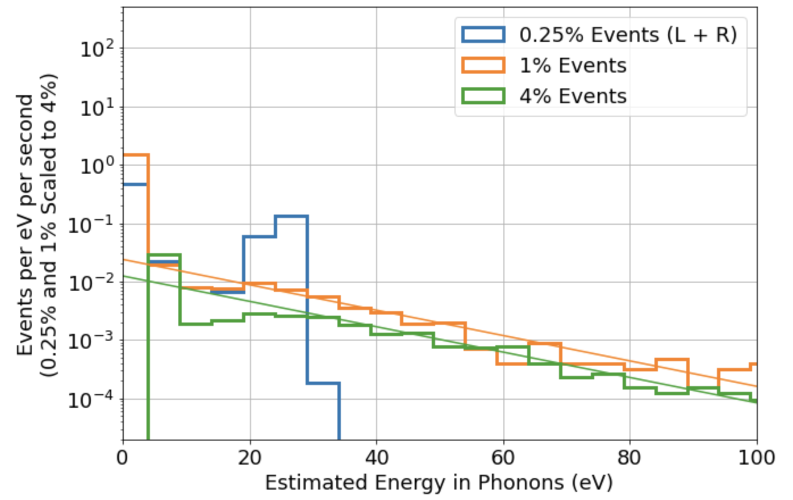
#> input picture data/spectra/RKR_Run34_spectrum.png, 1585 x 1000 px, found by its file name (shown at 1/2 size)
$ jupyter execute run_47_spectra.ipynb
#> lines starting #> are read from the running program, lines starting #| are printed output that depends on the picture
[cell 1]
import numpy as np
import matplotlib as mpl
import matplotlib.pyplot as plt
import matplotlib.image as mpimg
import math
import sys
from scipy.optimize import minimize
mpl.rcParams.update({'font.size': 20})
mpl.rcParams.update({'axes.linewidth': 2})

## Models for fitting

[cell 2]
# Define the model: falling power law
def power_law_basic(x, A, alpha):
    return A * x**(-alpha)

def power_law(x, A, alpha, x0, k):
    return A * x**(-alpha) / (1 + np.exp(-(x - x0)*k))

# Define the model: falling shifted power law
def shifted_power_law_basic(x, N, a, b):
    return N * (b - 1) * a**(b - 1) * (x + a)**(-b)

def shifted_power_law(x, N, a, b, x0, k):
    return N * (b - 1) * a**(b - 1) * (x + a)**(-b) / (1 + np.exp(-(x - x0)*k))

# Define the model: falling exponential
def exponential_basic(x, A, alpha):
    return A * np.exp(-x * alpha)

def exponential(x, A, alpha, x0, k):
    return A * np.exp(-x * alpha) / (1 + np.exp(-(x - x0)*k))

# Negative log likelihood function to minimize
def negative_log_likelihood_power(params, x, counts):
    A, alpha, x0, k = params
    y = power_law(x, A, alpha, x0, k)
    nll = np.sum(y - counts * np.log(y))
    return nll

# Negative log likelihood function to minimize
def negative_log_likelihood_shifted_power(params, x, counts):
    N, a, b, x0, k = params
    y = shifted_power_law(x, N, a, b, x0, k)
    nll = np.sum(y - counts * np.log(y))
    return nll

# Negative log likelihood function to minimize
def negative_log_likelihood_exp(params, x, counts):
    A, alpha, x0, k = params
    y = exponential(x, A, alpha, x0, k)
    nll = np.sum(y - counts * np.log(y))
    return nll

# Negative log likelihood function to minimize
def negative_log_likelihood_power_basic(params, x, counts):
    A, alpha = params
    y = power_law_basic(x, A, alpha)
    nll = np.sum(y - counts * np.log(y))
    return nll

# Negative log likelihood function to minimize
def negative_log_likelihood_shifted_power_basic(params, x, counts):
    N, a, b = params
    y = shifted_power_law_basic(x, N, a, b)
    nll = np.sum(y - counts * np.log(y))
    return nll

# Negative log likelihood function to minimize
def negative_log_likelihood_exp_basic(params, x, counts):
    A, alpha = params
    y = exponential_basic(x, A, alpha)
    nll = np.sum(y - counts * np.log(y))
    return nll

## Getting fit parameters for exponential and power laws

### Loading 3 hours of data

[cell 3]
energies_eV = np.load('spectra/BigFins_shared_0719.npy')
#> (reads examples/spectra/BigFins_shared_0719.npy from the repository)
energies_keV = energies_eV / 1000

# Mass [kg] = Volume [cm3] x Density [g/cm3] x Unit conversion [kg/g]
mass_kg = (1 * 1 * 0.1) * 2.329 * 1e-3
time_days = 3 / 24.
time_sec = time_days * 86400

print(f'{len(energies_eV)} events')
print(f'{mass_kg * 1000:.4f} grams of Si')

[cell 4]
bins_eV_full = np.arange(0, max(energies_eV) + 4, 0.05)
bins_keV_full = bins_eV_full / 1000

event_weights_DRU = np.full(len(energies_eV), (1/mass_kg/time_days/np.diff(bins_keV_full)[0]))

####### Plotting #######

fig, ax = plt.subplots(1, 1, figsize=(8, 6))

ax.hist(energies_keV, bins_keV_full, weights=event_weights_DRU, alpha=0.4, color='b')
ax.set_yscale('log')

ax.set_xlabel('Energy [keV]')
ax.set_ylabel('Event Rate [DRU]')

fig.tight_layout()

####### Check unit conversion #######

bin_counts, bin_edges = np.histogram(energies_keV, bins_keV_full, weights=event_weights_DRU)
norm = sum(bin_counts * np.diff(bin_edges) * mass_kg * time_days)
print(f'Check unit conversion: integral = {norm:.1f} events, and real data = {len(energies_eV)} events')
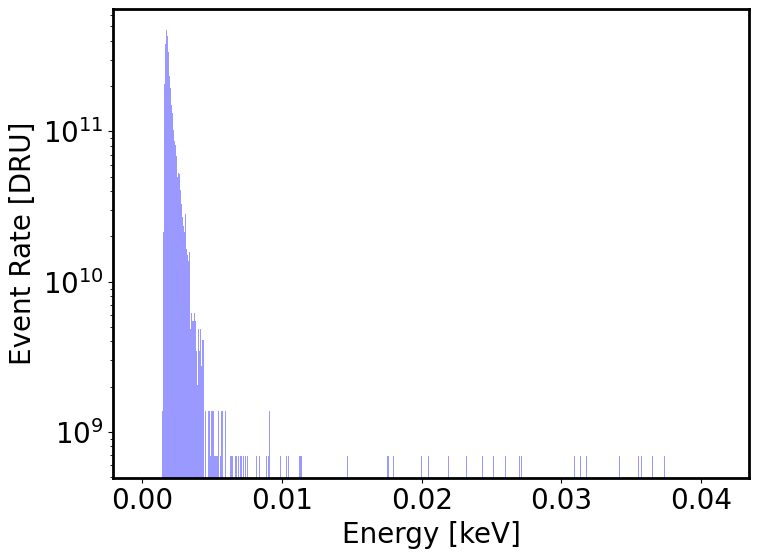
#> figure drawn by matplotlib, 1 panel; tallest bar 4.71e+11 high, from x = 0.0017 to 0.00175

### Low-Energy Fit

[cell 5]
bins_eV_full = np.arange(1, 6, 0.03)
bins_keV_full = bins_eV_full / 1000
# Weights need to be recalculated when binning changes
event_weights_DRU = np.full(len(energies_eV), (1/mass_kg/time_days/np.diff(bins_keV_full)[0]))

# Do the fit in eV, then convert to keV (it converges better this way)
fit_low, fit_high = 1.3, 4
bins_eV_fit = bins_eV_full[(bins_eV_full > fit_low) * (bins_eV_full < fit_high)]

dRdE_DRU_arr, E_eV_arr = np.histogram(energies_eV, bins_eV_fit, weights=event_weights_DRU)
E_eV_arr = 0.5 * (E_eV_arr[1:] + E_eV_arr[:-1])
E_keV_arr = E_eV_arr / 1000

# Minimize the negative log likelihood for a power-law background
# Divide the rate by 1e11 first to help the fit converge
fit_scale = 1e11
result = minimize(negative_log_likelihood_power, [1, 1, 1, 1], args=(E_eV_arr, dRdE_DRU_arr/fit_scale), method='L-BFGS-B', bounds=[(1e-10, None), (1e-10, None), (1, 2), (1e-10, None)])
A_fit_power, alpha_fit_power, Eth_power, inv_width_power = result.x
A_fit_power *= fit_scale
print(f"Power law parameters [in eV]: A = {A_fit_power:.3e} DRU, exponent = -{alpha_fit_power:.4f}")
print(f'Threshold = {Eth_power:.3e} eV, width = {1 / inv_width_power:.5e} eV')
A_fit_power *= 1000**(-1 * alpha_fit_power)
Eth_power *= (1/1000)
inv_width_power *= 1000
print(f"Power law parameters [in keV]: A = {A_fit_power:.3e} DRU, exponent = -{alpha_fit_power:.4f}")
print(f'Threshold = {Eth_power:.3e} keV, width = {1 / inv_width_power:.5e} keV')
print('')

# Minimize the negative log likelihood for a shifted power-law background
fit_scale = 2e14
result = minimize(negative_log_likelihood_shifted_power, [0.8, 1.2, 8, 1.6, 33.], args=(E_eV_arr, dRdE_DRU_arr/fit_scale), method='L-BFGS-B', bounds=[(1e-10, None), (1e-10, None), (1, None), (1, 2), (1e-10, None)])
N_fit_shifted, a_fit_shifted, b_fit_shifted, Eth_shifted, inv_width_shifted = result.x
N_fit_shifted *= fit_scale
print(f"Shifted Power law parameters [in eV]: N = {N_fit_shifted:.3e} DRU, a = {a_fit_shifted:.4f} eV, b = {b_fit_shifted:.4f}")
print(f'Threshold = {Eth_shifted:.3e} eV, width = {1 / inv_width_shifted:.5e} eV')
N_fit_shifted /= 1000
a_fit_shifted /= 1000
Eth_shifted *= (1/1000)
inv_width_shifted *= 1000
print(f"Shifted Power law parameters [in keV]: N = {N_fit_shifted:.3e} DRU, a = {a_fit_shifted:.4f} keV, b = {b_fit_shifted:.4f}")
print(f'Threshold = {Eth_shifted:.3e} eV, width = {1 / inv_width_shifted:.5e} eV')
print('')

# Minimize the negative log likelihood for a exponential background
fit_scale = 1e11
result = minimize(negative_log_likelihood_exp, [1, 1, 1, 1.], args=(E_eV_arr, dRdE_DRU_arr/fit_scale), method='L-BFGS-B', bounds=[(1e-10, None), (1e-10, None), (1, 2), (1e-10, None)])
A_fit_exp, inv_E0_exp, Eth_exp, inv_width_exp = result.x
A_fit_exp *= fit_scale
print(f"Exponential parameters [in eV]: A = {A_fit_exp:.3e} DRU, E0 = {1 / inv_E0_exp:.4e} eV")
print(f'Threshold = {Eth_exp:.3e} eV, width = {1 / inv_width_exp:.5e} eV')
inv_E0_exp *= 1000
Eth_exp *= (1/1000)
inv_width_exp *= 1000
print(f"Exponential parameters [in keV]: A = {A_fit_exp:.3e} DRU, E0 = {1 / inv_E0_exp:.4e} keV")
print(f'Threshold = {Eth_exp:.3e} keV, width = {1 / inv_width_exp:.4e} keV')

####### Plotting #######

fig, ax = plt.subplots(3, 1, figsize=(10, 18))

for i in range(3):
    ax[i].hist(energies_keV, bins_keV_full, weights=event_weights_DRU, alpha=0.4, color='b')
    ax[i].set_yscale('log')
    ymin, ymax = ax[i].get_ylim()

    if i == 0:
        ax[i].set_xscale('log')
        ax[i].plot(bins_keV_full, power_law(bins_keV_full, A_fit_power, alpha_fit_power, Eth_power, inv_width_power), 'r-')
        ax[i].plot(bins_keV_full, power_law_basic(bins_keV_full, A_fit_power, alpha_fit_power), 'r--')
        ax[i].text(0.98, 0.95, f'dRdE [DRU] = \n{A_fit_power:.3e} * [E (keV)]^-({alpha_fit_power:.4f})', ha='right', va='top', fontsize=16, color='r', transform=ax[i].transAxes)
    elif i == 1:
        ax[i].plot(bins_keV_full, exponential(bins_keV_full, A_fit_exp, inv_E0_exp, Eth_exp, inv_width_exp), 'r-')
        ax[i].plot(bins_keV_full, exponential_basic(bins_keV_full, A_fit_exp, inv_E0_exp), 'r--')
        ax[i].text(0.98, 0.95, f'dRdE [DRU] = \n{A_fit_exp:.3e} * e^[-E / ({1/inv_E0_exp:.4e} keV)]', ha='right', va='top', fontsize=16, color='r', transform=ax[i].transAxes)
    elif i == 2:
        #ax[i].set_xscale('log')
        ax[i].plot(bins_keV_full, shifted_power_law(bins_keV_full, N_fit_shifted, a_fit_shifted, b_fit_shifted, Eth_shifted, inv_width_shifted), 'r-')
        ax[i].plot(bins_keV_full, shifted_power_law_basic(bins_keV_full, N_fit_shifted, a_fit_shifted, b_fit_shifted), 'r--')
        ax[i].text(0.98, 0.95, f'dRdE [DRU] = N * (b - 1) * a^(b - 1) * (E (keV) + a)^(-b)\nN = {N_fit_shifted:.3e}\na = {a_fit_shifted:.3e} keV\nb = {b_fit_shifted:.4f}',
                   ha='right', va='top', fontsize=16, color='r', transform=ax[i].transAxes)

    #ax[i].text(3, 5e11, f'Fit Region', ha='right', va='top', fontsize=24, color='k')

    ax[i].set_xlabel('Energy [keV]')
    ax[i].set_ylabel('Event Rate [DRU]')

    ax[i].plot([fit_low/1e3, fit_low/1e3], [ymin, ymax*2], 'k--', lw=2)
    ax[i].plot([fit_high/1e3, fit_high/1e3], [ymin, ymax*2], 'k--', lw=2)
    ax[i].set_ylim([ymin, ymax*2])

fig.tight_layout()
fig.show()
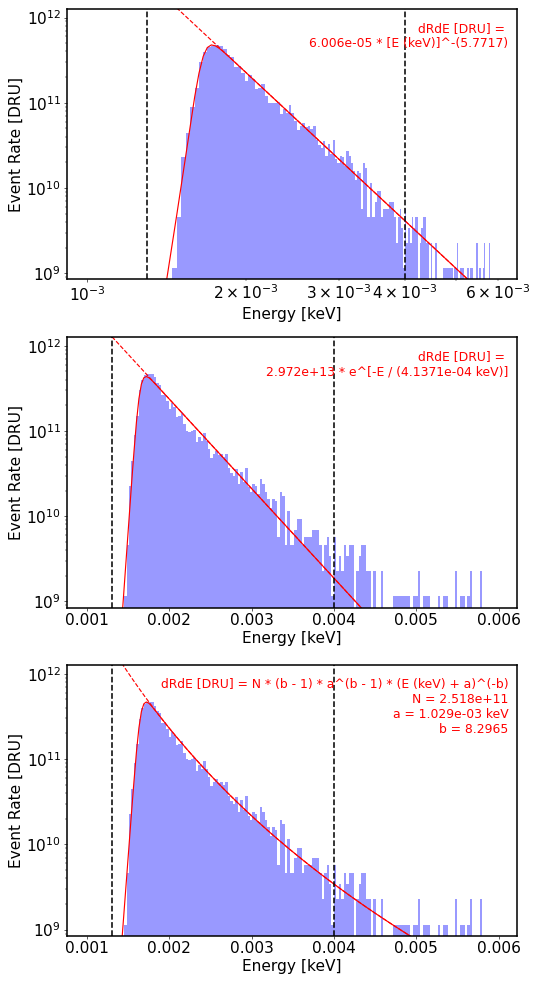
#> figure drawn by matplotlib, 3 panels; panel 1: tallest bar 4.71e+11 high, from x = 0.00175 to 0.00178; panel 1: curve peaks at x = 0.00172, y = 4.78e+11; panel 1: curve peaks at x = 0.001, y = 1.24e+13; panel 2: tallest bar 4.71e+11 high, from x = 0.00175 to 0.00178

####### Plotting #######

### Medium energy fit

[cell 6]
bins_eV_full =  np.arange(0, 50, 1)
bins_keV_full = bins_eV_full / 1000
# Weights need to be recalculated when binning changes
event_weights_DRU = np.full(len(energies_eV), (1/mass_kg/time_days/np.diff(bins_keV_full)[0]))

# Do the fit in eV, then convert to keV (it converges better this way)
fit_low, fit_high = 5, 23
bins_eV_fit = bins_eV_full[(bins_eV_full >= fit_low) * (bins_eV_full <= fit_high)]

dRdE_DRU_arr, E_eV_arr = np.histogram(energies_eV, bins_eV_fit, weights=event_weights_DRU)
E_eV_arr = 0.5 * (E_eV_arr[1:] + E_eV_arr[:-1])

# Minimize the negative log likelihood for a exponential background
# Divide the rate by 1e8 first to help the fit converge
fit_scale = 1e8
result = minimize(negative_log_likelihood_power_basic, [1, 1], args=(E_eV_arr, dRdE_DRU_arr/fit_scale), method='L-BFGS-B', bounds=[(1e-10, None), (1e-10, None)])
A_fit_power_me, alpha_fit_power_me = result.x
A_fit_power_me *= fit_scale
print(f"Power law parameters [in eV]: A = {A_fit_power_me:.3e} DRU, exponent = -{alpha_fit_power_me:.4f}")
A_fit_power_me *= 1000**(-1 * alpha_fit_power_me)
print(f"Power law parameters [in keV]: A = {A_fit_power_me:.3e} DRU, exponent = -{alpha_fit_power_me:.4f}")
print('')

# Minimize the negative log likelihood for a shifted power-law background
fit_scale = 2e11
result = minimize(negative_log_likelihood_shifted_power_basic, [0.8, 0.7, 3.], args=(E_eV_arr, dRdE_DRU_arr/fit_scale), method='L-BFGS-B', bounds=[(1e-10, None), (1e-10, None), (1, None)])
N_fit_shifted_me, a_fit_shifted_me, b_fit_shifted_me  = result.x
N_fit_shifted_me *= fit_scale
print(f"Shifted Power law parameters [in eV]: N = {N_fit_shifted_me:.3e} DRU, a = {a_fit_shifted_me:.4f} eV, b = {b_fit_shifted_me:.4f}")
N_fit_shifted_me /= 1000
a_fit_shifted_me /= 1000
print(f"Shifted Power law parameters [in keV]: N = {N_fit_shifted_me:.3e} DRU, a = {a_fit_shifted_me:.4f} keV, b = {b_fit_shifted_me:.4f}")
print('')

# Minimize the negative log likelihood for a exponential background
fit_scale = 1e8
result = minimize(negative_log_likelihood_exp_basic, [1, 1], args=(E_eV_arr, dRdE_DRU_arr/fit_scale), method='L-BFGS-B', bounds=[(1e-10, None), (1e-10, None)])
A_fit_exp_me, inv_E0_exp_me = result.x
A_fit_exp_me *= fit_scale
print(f"Exponential parameters [in eV]: A = {A_fit_exp_me:.3e} DRU, E0 = {1 / inv_E0_exp_me:.4e} eV")
inv_E0_exp_me *= 1000
print(f"Exponential parameters [in keV]: A = {A_fit_exp_me:.3e} DRU, E0 = {1 / inv_E0_exp_me:.4e} keV")

####### Plotting #######

fig, ax = plt.subplots(3, 1, figsize=(10, 18))

for i in range(3):
    ax[i].hist(energies_keV, bins_keV_full, weights=event_weights_DRU, alpha=0.4, color='b')
    ax[i].set_yscale('log')
    ymin, ymax = ax[i].get_ylim()

    if i == 0:
        ax[i].set_xscale('log')
        ax[i].plot(bins_keV_full, power_law_basic(bins_keV_full, A_fit_power, alpha_fit_power), 'g-.')
        ax[i].plot(bins_keV_full, power_law_basic(bins_keV_full, A_fit_power_me, alpha_fit_power_me), 'r--', lw=2)
        ax[i].text(0.98, 0.95, f'dRdE [DRU] = \n{A_fit_power_me:.3e} * [E (keV)]^-({alpha_fit_power_me:.4f})', ha='right', va='top', fontsize=16, color='r', transform=ax[i].transAxes)
    elif i == 1:
        ax[i].plot(bins_keV_full, exponential_basic(bins_keV_full, A_fit_exp, inv_E0_exp), 'g-.')
        ax[i].plot(bins_keV_full, exponential_basic(bins_keV_full, A_fit_exp_me, inv_E0_exp_me), 'r--', lw=2)
        ax[i].text(0.98, 0.95, f'dRdE [DRU] = \n{A_fit_exp_me:.3e} * e^[-E / ({1/inv_E0_exp_me:.4e} keV)]', ha='right', va='top', fontsize=16, color='r', transform=ax[i].transAxes)
    elif i == 2:
        ax[i].plot(bins_keV_full, shifted_power_law_basic(bins_keV_full, N_fit_shifted, a_fit_shifted, b_fit_shifted), 'g-.')
        ax[i].plot(bins_keV_full, shifted_power_law_basic(bins_keV_full, N_fit_shifted_me, a_fit_shifted_me, b_fit_shifted_me), 'r--')

    #ax[i].text(3, 5e11, f'Fit Region', ha='right', va='top', fontsize=24, color='k')

    ax[i].set_xlabel('Energy [keV]')
    ax[i].set_ylabel('Event Rate [DRU]')


    ax[i].plot([fit_low/1e3, fit_low/1e3], [ymin, ymax*2], 'k--', lw=2)
    ax[i].plot([fit_high/1e3, fit_high/1e3], [ymin, ymax*2], 'k--', lw=2)
    ax[i].set_ylim([ymin, ymax*2])

fig.tight_layout()
fig.show()
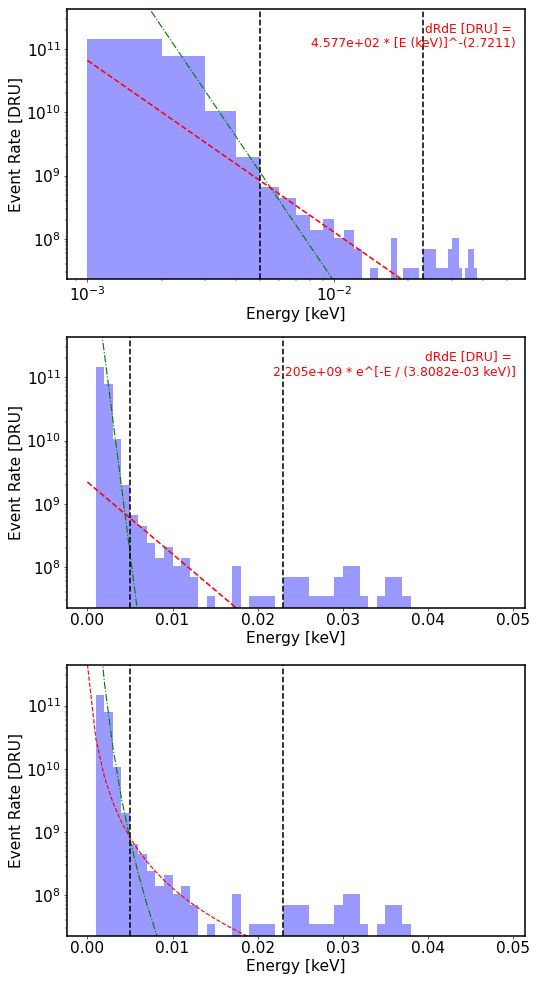
#> figure drawn by matplotlib, 3 panels; panel 1: tallest bar 1.45e+11 high, from x = 0.001 to 0.002; panel 2: tallest bar 1.45e+11 high, from x = 0.001 to 0.002; panel 2: curve peaks at x = 0, y = 2.97e+13; panel 2: curve peaks at x = 0, y = 2.21e+09

# Plotting

### Plot the exponential fits alone

[cell 7]
bins_eV_full = np.arange(0, 30, 0.2)
bins_keV_full = bins_eV_full / 1000

# Weights need to be recalculated when binning changes
event_weights_DRU = np.full(len(energies_eV), (1/mass_kg/time_days/np.diff(bins_keV_full)[0]))

fig, ax = plt.subplots(1, 1, figsize=(10, 8))

ax.hist(energies_keV, bins_keV_full, weights=event_weights_DRU, alpha=0.4, color='g', label='Run 47 Shared Events')
ax.set_yscale('log')
ymin, ymax = ax.get_ylim()

ax.plot(bins_keV_full, exponential_basic(bins_keV_full, A_fit_exp, inv_E0_exp), 'r-', lw=3, label='Low-Energy Exponential')
ax.text(0.98, 0.75, f'dRdE [DRU] =\n{A_fit_exp:.3e} * e^[-E / ({1/inv_E0_exp:.3e} keV)]', ha='right', va='top', fontsize=16, color='r', transform=ax.transAxes)
ax.plot(bins_keV_full, exponential_basic(bins_keV_full, A_fit_exp_me, inv_E0_exp_me), 'k--', lw=3, label='Med-Energy Exponential')
ax.text(0.98, 0.60, f'dRdE [DRU] =\n{A_fit_exp_me:.3e} * e^[-E / ({1/inv_E0_exp_me:.3e} keV)]', ha='right', va='top', fontsize=16, color='k', transform=ax.transAxes)


#ax[i].text(3, 5e11, f'Fit Region', ha='right', va='top', fontsize=24, color='k')

ax.set_xlabel('Energy [keV]')
ax.set_ylabel('Event Rate [DRU]')

ax.set_ylim([ymin, ymax*2])
ax.legend(loc='upper right', fontsize=16)
fig.tight_layout()
fig.show()
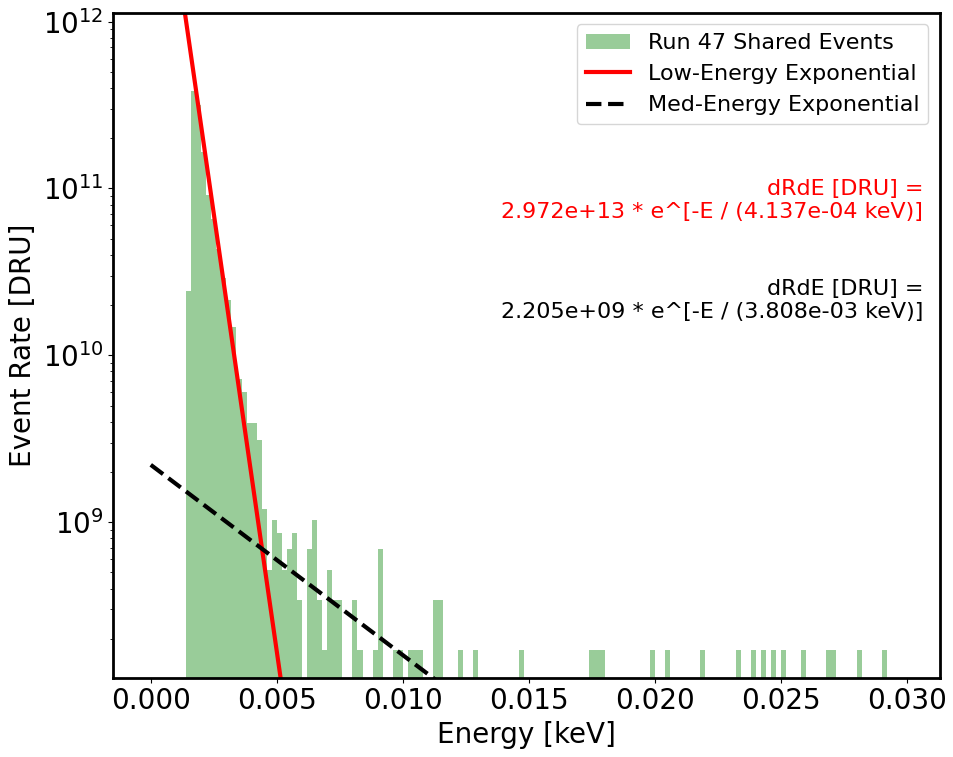
#> figure drawn by matplotlib, 1 panel; tallest bar 3.82e+11 high, from x = 0.0016 to 0.0018; curve peaks at x = 0, y = 2.97e+13; curve peaks at x = 0, y = 2.21e+09

### Plot the power fits alone

[cell 8]
bins_eV_full = np.arange(0, 30, 0.2)
bins_keV_full = bins_eV_full / 1000

# Weights need to be recalculated when binning changes
event_weights_DRU = np.full(len(energies_eV), (1/mass_kg/time_days/np.diff(bins_keV_full)[0]))

fig, ax = plt.subplots(1, 1, figsize=(10, 8))

ax.hist(energies_keV, bins_keV_full, weights=event_weights_DRU, alpha=0.4, color='g', label='Run 47 Shared Events')
ax.set_yscale('log')
ax.set_xscale('log')
ymin, ymax = ax.get_ylim()

ax.plot(bins_keV_full, power_law_basic(bins_keV_full, A_fit_power, alpha_fit_power), 'r-', lw=3, label='Low-Energy Power')
ax.text(0.98, 0.75, f'dRdE [DRU] =\n{A_fit_power:.3e} * E [keV]^-{alpha_fit_power:.3f}', ha='right', va='top', fontsize=16, color='r', transform=ax.transAxes)
ax.plot(bins_keV_full, power_law_basic(bins_keV_full, A_fit_power_me, alpha_fit_power_me), 'k--', lw=3, label='Med-Energy Power')
ax.text(0.98, 0.60, f'dRdE [DRU] =\n{A_fit_power_me:.3e} * E [keV]^-{alpha_fit_power_me:.3f}', ha='right', va='top', fontsize=16, color='k', transform=ax.transAxes)


#ax[i].text(3, 5e11, f'Fit Region', ha='right', va='top', fontsize=24, color='k')

ax.set_xlabel('Energy [keV]')
ax.set_ylabel('Event Rate [DRU]')

ax.set_ylim([ymin/2, ymax*2])
ax.set_xlim([1e-3, 50e-3])
ax.legend(loc='upper right', fontsize=16)
fig.tight_layout()
fig.show()

### Compare to Run 34

[cell 9]
# Load the image
img = mpimg.imread('spectra/RKR_Run34_spectrum.png')
#> img is the input picture: shape (1000, 1585, 4) float32; mean R, G, B, A 0.961, 0.961, 0.955, 1

# Create a figure and axis
fig, ax = plt.subplots(1, 1, figsize=(13,9))

# Display the image
ax.imshow(img, extent=[-19, 105, np.log10(2e-6), np.log10(7e2)], aspect='auto')

# Rebin the data and recalculate weights
bins_eV = np.arange(0, 100, 1)
event_weights_eVs = np.full(len(energies_eV), (1/time_sec/np.diff(bins_eV)[0]))

# Plot the raw histogram onto the previous Run 34 plot
dRdE_DRU_arr, E_eV_arr = np.histogram(energies_eV, bins_eV, weights=event_weights_eVs)
E_eV_arr = 0.5 * (E_eV_arr[1:] + E_eV_arr[:-1])
ax.plot(E_eV_arr, np.log10(dRdE_DRU_arr), 'ko', ms=8, label='Run 47 Data')

# Plot the exponential and power fits onto the same plot (converted from DRU to cts/eV/s)
xmin, xmax = ax.get_xlim()
ymin, ymax = ax.get_ylim()
E_eV_arr = np.linspace(0, 40, 200)
ax.plot(E_eV_arr, np.log10(exponential_basic(E_eV_arr, A_fit_exp / 1000 / 86400 * mass_kg, inv_E0_exp / 1e3)), 'm-', lw=2, label='Exponential (VV)')
ax.plot(E_eV_arr, np.log10(power_law_basic(E_eV_arr, A_fit_power * 1000**(alpha_fit_power - 1) / 86400 * mass_kg, alpha_fit_power)), 'r-', lw=2, label='Power Law (VV)')
ax.plot(E_eV_arr, np.log10(exponential_basic(E_eV_arr, A_fit_exp_me / 1000 / 86400 * mass_kg, inv_E0_exp_me / 1e3)), 'm--', lw=2)
ax.plot(E_eV_arr, np.log10(power_law_basic(E_eV_arr, A_fit_power_me * 1000**(alpha_fit_power_me - 1) / 86400 * mass_kg, alpha_fit_power_me)), 'r--', lw=2)
ax.set_xlim([xmin, xmax])
ax.set_ylim([ymin, ymax])
ax.legend(loc='center right', framealpha=1)

# Show the plot
ax.axis(False)
plt.show()
#> (the rest of the program and of its run is left out)
